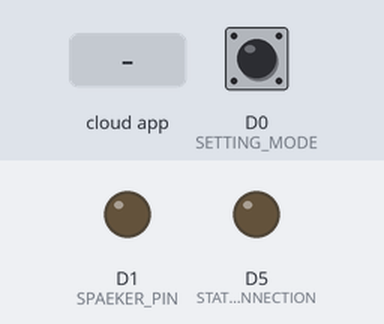
A sketch run on a simulated ESP8266 (NodeMCU). Shown: output pins drawn as LEDs (lit = HIGH). Inputs (shaded band) come from the test bench; at power-on: D0 (SETTING_MODE) LOW. WiFi joins after 1.5 s; servers stay silent unless stated; network time is answered at once with the bench clock; the local clock reads 2024-03-15 10:24:30 at power-on unless the sketch sets it; the Firebase database answers and starts empty; what the sketch prints to the serial monitor is not drawn.

Above: at 1.8 s.
1.9 s: the phone or cloud app sets alert to 1
At 3.5 s:
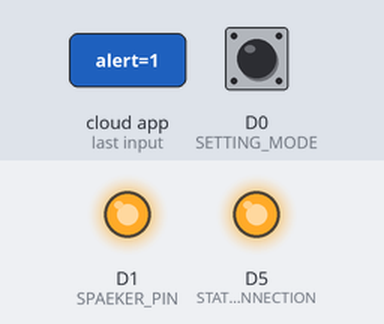
4.4 s: D0 (SETTING_MODE) pulled HIGH for 3.2 s
At 8.3 s:
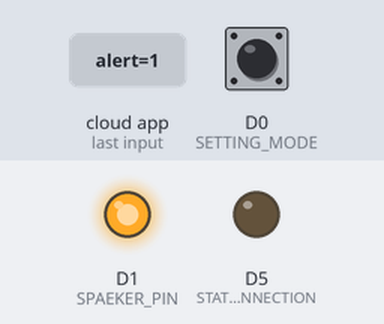
Timing chart, 0 to 9.8 s (numbered marks = the images above; inputs shaded):
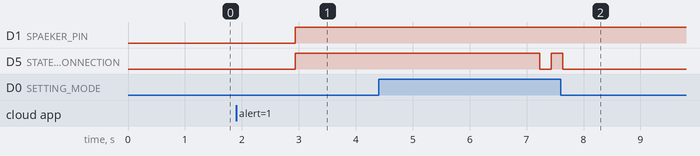

Measured:
- after the input at 1.9 s, D1 (SPAEKER_PIN): LOW → HIGH after 1.0 s
- after the input at 4.4 s, D5 (STATE_CONNECTION): HIGH → LOW after 2.8 s, → HIGH 0.20 s later, → LOW 0.20 s later

The sketch:

SmartAlarm.ino
```cpp
#include <NTPClient.h>
#include <ESP8266WiFi.h>
#include <FirebaseArduino.h>
#include <WiFiClient.h>
#include <ESP8266WebServer.h>
#include <WiFiUdp.h>
#include <TimeLib.h>
#include "FirebasePath.h"

// Set firebae information
#define FIREBASE_HOST "laothing-d014b.firebaseio.com"
#define FIREBASE_AUTH "0twt7Oi5P0bJ55QSVZenjAgJuRXrXNbwc8YuR5ZT"
// set AP WIFI
#define AP_SSID "SmartAlarm10003"
#define AP_PASSWORD "12345678"
#define SETTING_MODE  D0
#define STATE_CONNECTION  D5
#define SPAEKER_PIN D1


String WIFI_SSID = "";
String WIFI_PASSWORD = "";

static bool manual_connect = false; // is manual connection
static bool isCloseServer = false; // count lose connection
static bool isInitFirebase = false;

static int count_connection_lose = 0; // count lose connection
static int count_alert_time = 0;

IPAddress ip(192,168,4,1);
ESP8266WebServer server(ip,80);
bool looping = true;

WiFiUDP ntpUDP;
NTPClient timeClient(ntpUDP, "0.asia.pool.ntp.org", 7*3600, 60000);

void setup() {
Serial.begin(250000);
//set pin mode
pinMode(SETTING_MODE,INPUT);
pinMode(STATE_CONNECTION,OUTPUT);
pinMode(SPAEKER_PIN, OUTPUT);
digitalWrite(SPAEKER_PIN,LOW);
WiFi.softAPdisconnect(true);
} // setup


void loop() {

  static uint8_t state = 0;

  switch(state) {

  case 0 :
    Serial.println("check Mode");
    checkMode(state); //check mode
  break;

  case 1 :
    //auto connect wifi and firebase
    Serial.println("auto connect wifi and firebase");
   state = AutoConnectWifiAndFirebase();


  break;

  case 2 :
  //connect wifi
     Serial.println("connect wifi and firebase");
     state = ConnectwifiAndFirebase();

  break;

  case 3 :
  //handle with firebase
   Serial.println("handle firebase");
   handleFirebaseController(state);

  break;

  default :
  state = 0;

  }

  delay(500);

} // loop

void checkMode(uint8_t& state) {

uint8_t mode = digitalRead(SETTING_MODE); // read mode
int time_click_count = 0;

while (mode == HIGH) {

  time_click_count+=100;

  if (time_click_count == 2000) {

    digitalWrite(STATE_CONNECTION,HIGH);//trun on state LED
    delay(200);
    digitalWrite(STATE_CONNECTION,LOW);//trun off state LED
    delay(200);
    digitalWrite(STATE_CONNECTION,HIGH);//trun on state LED
    delay(200);
    digitalWrite(STATE_CONNECTION,LOW);//trun off state LED

    looping = true;
    state = CreateServerApi(); // create server api for setting mode

    return;

  }

mode = digitalRead(SETTING_MODE); // read mode

delay(100);

}

state = 1;

} // check mode


bool isEnterOfflineMode(){

uint8_t mode = digitalRead(SETTING_MODE); // read mode
if (mode == HIGH) {
  return true;
}

return false;

} // siwtch mode


uint8_t AutoConnectWifiAndFirebase(){

  WiFi.softAPdisconnect(true);
  WiFi.enableSTA(true);
  WiFi.mode(WIFI_STA);
  WiFi.setAutoConnect(true);
  WiFi.reconnect();
  Serial.print("connecting");
  while (WiFi.status() != WL_CONNECTED) {
    if (isEnterOfflineMode()) {
         return 0;
    }
    Serial.print(".");
    delay(500);
  }

initwhenConnectedWifiAndFirebase(); // connected wifi

  return 3; //handle Firebase

} //auto connect wifi and Firebase

uint8_t CreateServerApi() {

          WiFi.enableSTA(false);
          WiFi.mode(WIFI_AP);
          WiFi.softAP(AP_SSID,AP_PASSWORD);
          Serial.print("Ap Wifi IP address: ");
          Serial.println(WiFi.softAPIP());

          server.on("/setting",HTTP_POST,handleSetting);

          server.onNotFound([](){
            server.send(200,"text/html","<h2>Not Found</h2>");
            });

           server.on("/",[](){
             server.send(200,"text/html","<h2>Your Connected ...</h2>");
            });

          server.begin();
          Serial.println("HTTP server started");

            while(looping) {
            server.handleClient();
            Serial.println("handle clien");
            delayMicroseconds(100);
           }

       if (isCloseServer) {
           return 1;
         }

         return 2;

} //create server api for mode setting wifi


void handleSetting(){

  String Str_ssid = server.arg("ssid");
  String Str_password = server.arg("passwd");

  WIFI_SSID = Str_ssid;
  WIFI_PASSWORD = Str_password;
  server.send(200,"application/json","{ \"stat\" : \"ok\" }");
  delay(500);
  looping = false;
  isCloseServer = false;
  WiFi.softAPdisconnect(true);
  server.close();

} // handle setting mode

uint8_t ConnectwifiAndFirebase() {

     const char* ssid ;
     const char* passwd ;

  ssid = WIFI_SSID.c_str();
  passwd = WIFI_PASSWORD.c_str();

  Serial.println(ssid);
  Serial.println(passwd);
  ESP.eraseConfig();
  WiFi.softAPdisconnect(true);
  WiFi.disconnect(true);
  WiFi.enableSTA(true);
  WiFi.mode(WIFI_STA);
  //disconnect wifi
  WiFi.softAPdisconnect(true);
  WiFi.disconnect(true);

  // connect to wifi.
  WiFi.begin(ssid, passwd);
  Serial.print("connecting");

  while (WiFi.status() != WL_CONNECTED) {

    if (isEnterOfflineMode()) {
         return 0;
    }

    Serial.print(".");
    delay(500);
  }

initwhenConnectedWifiAndFirebase(); // connected wifi

  return 3;

} //connect wifi and Firebase


void initwhenConnectedWifiAndFirebase() {

  Serial.println();
  Serial.print("connected: ");
  Serial.println(WiFi.localIP());

  timeClient.begin(); //time server
  setSyncProvider(getTimeNow);
  setSyncInterval(1000 * 60 * 3600);

  if (!isInitFirebase) {
    Firebase.begin(FIREBASE_HOST, FIREBASE_AUTH);
    isInitFirebase = true;
  }

} // init when connected to wifi  and Firebase


void handleFirebaseController (uint8_t& state) {

while (true) {

  if (isEnterOfflineMode()) {
      state = 0 ;
      return;
  }

  AnswerUplink();  // check device is active
  handleSmartLarm(); // send sensor value to Firebase
  checkConnection(); //check connection
  delay(100);

}

} // handle working in Firebase

void AnswerUplink() {

static uint8_t uplink = 0;
int state_uplink= Firebase.getInt(uplink_path);

// handle error
if (Firebase.failed()) {
    Serial.print("get status uplink failed:");
    Serial.println(Firebase.error());
    count_connection_lose++;
    return;
}

if (state_uplink != uplink) {
int ack = state_uplink;
Firebase.setInt(ack_path,ack);
// handle error
if (Firebase.failed()) {
    Serial.print("set status ack failed:");
    Serial.println(Firebase.error());
    count_connection_lose++;
    return;
}

uplink = state_uplink;

count_connection_lose = 0;

}

} // check if have uplink signal

/*------------- Handle Temp and Humi Sensor ------------*/

void handleSmartLarm() {

static bool is_alert = false;
bool alert = Firebase.getBool(alert_path);
// handle error
if (Firebase.failed()) {
    Serial.print("get alert path failed");
    Serial.println(Firebase.error());
    count_connection_lose++;
    return;
}

if (alert) {
  if (!is_alert) {
    digitalWrite(SPAEKER_PIN,HIGH);
    is_alert = true;
  }
  TimerAlert(); // timeer alert
}else {
digitalWrite(SPAEKER_PIN,LOW);
is_alert = false;
count_alert_time = 0;
}

count_connection_lose = 0;


} //handle Sensor


void TimerAlert() {

if (count_alert_time >=50) {
Firebase.setBool(alert_path, false);
// handle error
if (Firebase.failed()) {
    Serial.print("Update alert path failed");
    Serial.println(Firebase.error());
    count_connection_lose++;
    return;
}

count_connection_lose = 0;

}

count_alert_time ++;

} // timeer alert


void checkConnection() {

  if (count_connection_lose > 10) {
    digitalWrite(STATE_CONNECTION, LOW);
  }else{
    digitalWrite(STATE_CONNECTION, HIGH);
  }

} //check connection to internet

long getTimeNow(){

  long ntp_time = 0;

   while (ntp_time < 1000000) {

     if (isEnterOfflineMode()) {
          return 0;
     }

    if (count_connection_lose > 15) {
      break;
     }

     timeClient.update();
     ntp_time = timeClient.getEpochTime();

     ++count_connection_lose;
     Serial.println("get time ...");
     delay(100);

   }

  return ntp_time;

} // get timestramp
```

FirebasePath.h
```cpp
const String DEVICE_ID = "1000320170614"; //set DEVICE ID

const String uplink_path = DEVICE_ID + "/active/uplink"; // set uplink path
const String ack_path = DEVICE_ID + "/active/ack"; // set ack path

const String alert_path = DEVICE_ID+"/alert";
```
